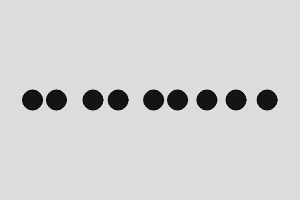
Frame 1 (no input)
Frame 60 (no input): identical to frame 1, image omitted
Frame 120 (the mouse pressed at the canvas centre since frame 60): identical to frame 1, image omitted

The p5.js sketch that drew this single still picture (run headless with seeded random() and noise() and a simulated clock; from frame 60 on, the mouse is pressed at the canvas centre):

// p5.js sketch
// ── sketch.js
/// Graphics: Noisy Pattern
/// by Evan Raskob <e.raskob@gold.ac.uk>
/// Dec. 2020
//
/// Draw a pattern of slightly noise dots in a line
///


// array of dots' x positions
var dots_x;

function setup() {
  createCanvas(300, 200);
  
  regularRandomDots(); // see below
}

function draw() {
  background(220);
  fill(20);

  // draw dots in array
  for (var i=0; i < dots_x.length; i++) {
    ellipse(dots_x[i], 100, 20,20);
  }  
}

//
// create regular random dots in a line
// 
function regularRandomDots()
{
  dots_x = []; // clear array
  
  // Place dots 1/10 the width of the screen, starting 1/10 width of screen
  // That means we can only draw 9 dots!
  for (var i=0; i < 9; i++) {
     var spacing = width/10;
     var start_x = width/10;
    
     var x = i*spacing + start_x; // new x position
    
     // add some noise to the x position
     x = x + random( -spacing/5, spacing/5);
    
    // put x position into dots_x array
    dots_x.push(x);
  }
}

//
// Create new positions when mouse is clicked
//
function mouseClicked() {
  regularRandomDots();
}
